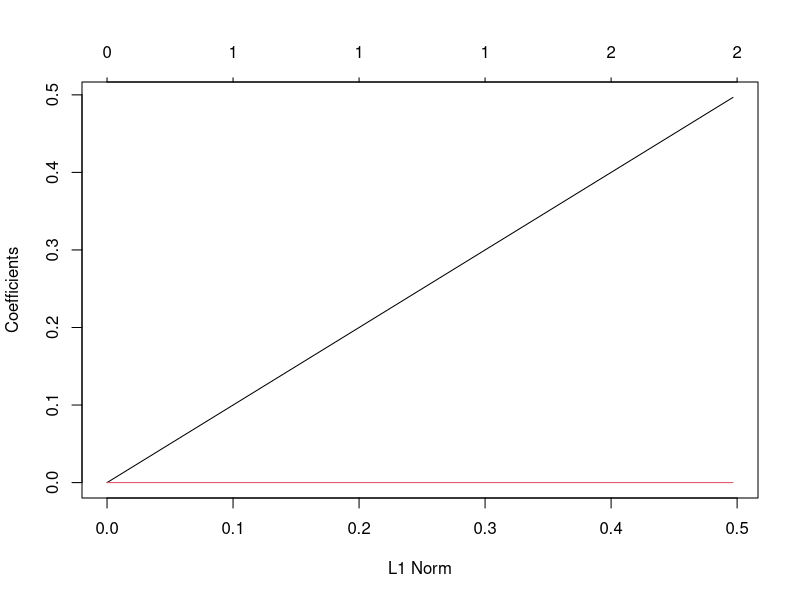

Here is the R script that generated this plot: (Note: this script raises an error after producing the figure.)
library(glmnet)
x=rbind(c(1,1),c(2,2),c(3,3))
y=c(1,3,2)
fit1=glmnet(x,y)
print(fit1)
plot(fit1)
g2=c(1,1,2)
g3=c(1,2,3)
fit2=glmnet(x,g2,family="binomial")
fit3=glmnet(x,g3,family="multinomial")
print(fit2)
print(fit3)
predict(fit1,type='coef')
predict(fit1,newx=x[1:2,],s=c(0.01,0.005))
coef(fit1,s=0.01)
predict(fit2,type="response",newx=x[1:2,])
predict(fit2,type="nonzero")
predict(fit3,type="response",newx=x[1:3,],s=0.01)

x=matrix(rnorm(100*200),100,20)
y=rnorm(100)
fit1=glmnet(x,y)
print(fit1)
plot(fit1)
g2=sample(1:2,100,replace=TRUE)
g4=sample(1:4,100,replace=TRUE)
fit2=glmnet(x,g2,family="binomial")
fit3=glmnet(x,g4,family="multinomial")
print(fit2)
print(fit3)
predict(fit1,type='coef')
predict(fit1,newx=x[2:5,],s=c(0.01,0.005))
coef(fit1,s=0.01)
predict(fit2,type="response",newx=x[2:5,])
predict(fit2,type="nonzero")
predict(fit3,type="response",newx=x[1:3,],s=0.01)
plot(fit2)
plot(fit3)

